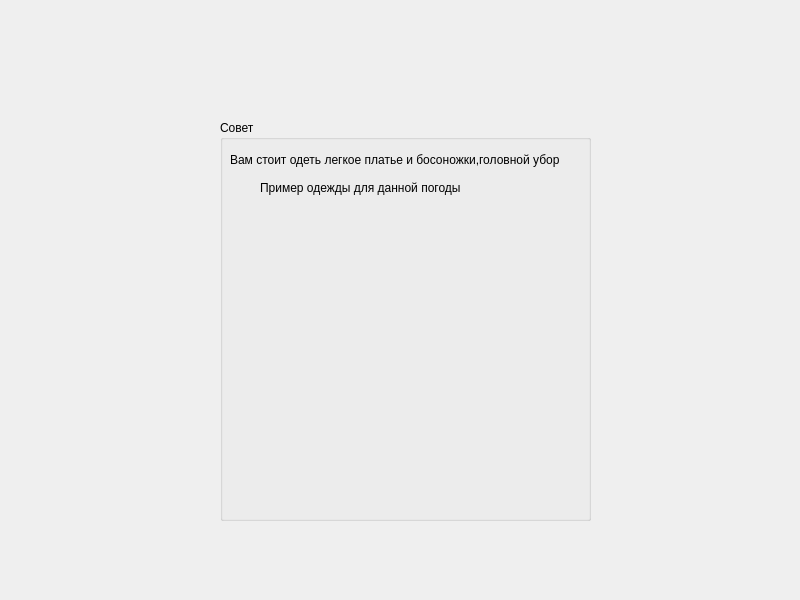
<?xml version="1.0" encoding="UTF-8"?>
<ui version="4.0">
 <class>weather8</class>
 <widget class="QDialog" name="weather8">
  <property name="geometry">
   <rect>
    <x>0</x>
    <y>0</y>
    <width>800</width>
    <height>600</height>
   </rect>
  </property>
  <property name="windowTitle">
   <string>Dialog</string>
  </property>
  <widget class="QLabel" name="label">
   <property name="geometry">
    <rect>
     <x>0</x>
     <y>0</y>
     <width>800</width>
     <height>600</height>
    </rect>
   </property>
   <property name="text">
    <string/>
   </property>
   <property name="pixmap">
    <pixmap>../1645833842_6-vsegda-pomnim-com-p-letnie-oblaka-foto-8.jpg</pixmap>
   </property>
  </widget>
  <widget class="QGroupBox" name="groupBox">
   <property name="geometry">
    <rect>
     <x>220</x>
     <y>120</y>
     <width>371</width>
     <height>401</height>
    </rect>
   </property>
   <property name="title">
    <string>Совет</string>
   </property>
   <widget class="QLabel" name="label_4">
    <property name="geometry">
     <rect>
      <x>10</x>
      <y>20</y>
      <width>351</width>
      <height>40</height>
     </rect>
    </property>
    <property name="text">
     <string>Вам стоит одеть легкое платье и босоножки,головной убор</string>
    </property>
   </widget>
   <widget class="QLabel" name="label_5">
    <property name="geometry">
     <rect>
      <x>20</x>
      <y>80</y>
      <width>211</width>
      <height>291</height>
     </rect>
    </property>
    <property name="text">
     <string/>
    </property>
    <property name="pixmap">
     <pixmap>../2e125400ccb833e199fc65452367ad53.jpg</pixmap>
    </property>
   </widget>
   <widget class="QLabel" name="label_6">
    <property name="geometry">
     <rect>
      <x>40</x>
      <y>60</y>
      <width>201</width>
      <height>16</height>
     </rect>
    </property>
    <property name="text">
     <string>Пример одежды для данной погоды:</string>
    </property>
   </widget>
   <widget class="QLabel" name="label_3">
    <property name="geometry">
     <rect>
      <x>0</x>
      <y>20</y>
      <width>371</width>
      <height>381</height>
     </rect>
    </property>
    <property name="text">
     <string/>
    </property>
    <property name="pixmap">
     <pixmap>../white.jpg</pixmap>
    </property>
   </widget>
   <zorder>label_3</zorder>
   <zorder>label_4</zorder>
   <zorder>label_6</zorder>
   <zorder>label_5</zorder>
  </widget>
 </widget>
 <resources/>
 <connections/>
</ui>
